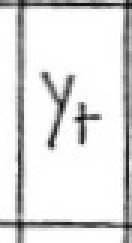
#> input picture convertedImges/4/Yt2.png-dir/Yt2.png, 44 x 81 px (shown 3 times larger)
$ python testFunc.py   (Python 2 division)   (older library calls are emulated)
#> lines starting #> are read from the running program, lines starting #| are printed output that depends on the picture; after the words box and inside, x2 and y2 are one past the last pixel; in counts of white or black regions, pixels touching at a corner belong together
"""
@author: Jenny Zeng zhaohuaz@uci.edu
this is a file for removing boundaries of an image in a directory
"""

import platform
import numpy as np
import shutil
from PIL import Image
from scipy.spatial import ConvexHull
from scipy.misc import toimage
import matplotlib.pyplot as plt
import os


def convertMatHelper(filename):
	"""
	open an image, make it a 2-d array and normalize to 0 and 1
	:param filename: image location
	:return: a 2-d array
	"""
#> called with filename = './convertedImges/4/Yt2.png-dir/Yt2.png'
	img = Image.open(filename).convert('I')

	# img = img.resize((self.width,self.height),Image.ANTIALIAS)  #resize
	data = np.array(img)  # .reshape(self.width*self.height,1).T
	# for thresholding and mormalize
	low_values_indices = data < 180
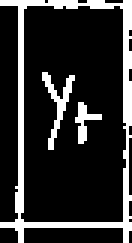
#> low_values_indices: shape (81, 44) bool (shown 3 times larger); 18.4% white; 3 white regions, box (x1, y1, x2, y2) and area: (0, 0, 44, 81) 523, (14, 24, 25, 50) 82, (25, 34, 34, 48) 49
	data[low_values_indices] = 0
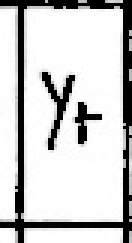
#> data: shape (81, 44) int32 (shown 3 times larger); min 0, max 255, mean 202.9
	high_values_indices = data >= 180
	data[high_values_indices] = 1
	# toimage(data).show()
	return data


def constructPointsArray(data):
	"""
	construct a array in which each list is a point representing
	the coordinates of the pixels that are black (0)
	:param data: 2-d array
	:return: a array in which each list is a point representing
	the coordinates of the pixels that are black (0)
	"""
	points = []
	for i in range(len(data)):
		for j in range(len(data[i])):
			if data[i][j] == 0:
				points.append([i, j])
	return np.array(points)


def findBoundary(data, points):
	"""
	use convex hull algorithm to find the boundary of the image
	and make the pixels that are used to construct the polygon in convex hull.
	:param data: 2 d array of image
	:param points: corresponding coordinates of the pixels that are black (0)
	:return: modified 2-d array
	"""
	hull = ConvexHull(points)
	plt.plot(points[:, 0], points[:, 1], 'o')
	for simplex in hull.simplices:
		plt.plot(points[simplex, 0], points[simplex, 1], 'k-')
		p1 = points[simplex]
		p2 = points[simplex]

		data[p1[0][0]][p1[0][1]] = 1
		data[p1[1][0]][p1[1][1]] = 1
		data[p2[0][0]][p2[0][1]] = 1
		data[p2[1][0]][p2[1][1]] = 1
	### display the convexHull result
	# toimage(data).show()
	# plt.show()

	hull.close()
	return data


def processImg(filename, destination, toFormat=".jpg", times=25):
	"""
	remove boundary in a image for times
	:param filename: the image location
	:param destination: where the modified image will be stored
	:param toFormat: the result format of the image
	:param times: times of running removing boundary process
	:return: None
	"""
	data = convertMatHelper(destination + filename)
	i = 0
	while i < times:
		points = constructPointsArray(data)
		findBoundary(data, points)
		toimage(data).save(destination + filename + "-" + str(i) + toFormat)
		plt.savefig(destination + filename + "-plt-" + str(i) + toFormat)
		plt.close()
		i += 1
#> this loop made 25 passes
#> pass 1, in processImg, `plt.savefig(destination + filename + "-plt-" + str(i) + toFormat)`:
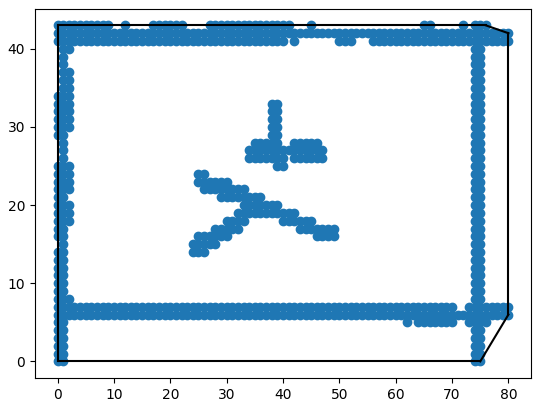
#> figure drawn by matplotlib, 1 panel
#> pass 2, in processImg, `toimage(data).save(destination + filename + "-" + str(i) + toFormat)`:
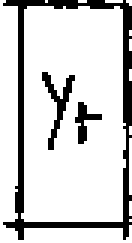
#> saved as Yt2.png-1.jpg: PIL image 44x81 L (shown 3 times larger); 82.1% white; black in thin lines or dots
#> after the loop:
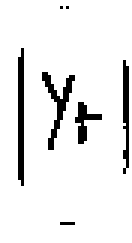
#> data: shape (81, 44) int32 (shown 3 times larger); values 0 (black) and 1 (white), 92% white; black in thin lines or dots, all inside (x1, y1, x2, y2) = (6, 2, 43, 75)
#> after the loop, i = 25


def main(originalFolder="./test/", resultFolder="./convertedImges/"):
	"""
	process all the images in the original folder and store them into the
	result folder.
	:param originalFolder: where original images from
	:param resultFolder: where the modified images will be stored
	:return: None
	"""
	if os.path.exists(resultFolder):
		shutil.rmtree(resultFolder)
	for subDir in os.listdir(originalFolder):
		for img in os.listdir(originalFolder + subDir):
			destination = resultFolder + subDir + "/" + img + "-dir/"
			print "current destination: ", destination
			print "current image: ", img
			if not os.path.exists(destination):
				os.makedirs(destination)
			shutil.copy(originalFolder + "/" + subDir + "/" + img, destination)
			processImg(img, destination)


if __name__ == '__main__':
	# to remove the .DS_Store file on mac
	if (platform.system() == "Darwin"):
		os.system("find . -name '.DS_Store' -type f -delete")
	main()

$ run again, on convertedImges/4/Yt4.png-dir/Yt4.png
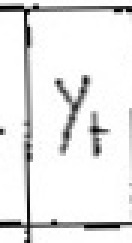
#> input picture convertedImges/4/Yt4.png-dir/Yt4.png, 44 x 81 px (shown 3 times larger)
#> in convertMatHelper, `low_values_indices = data < 180`:
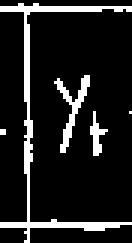
#> low_values_indices: shape (81, 44) bool (shown 3 times larger); 12.2% white in thin lines or dots
#> high_values_indices: shape (81, 44) bool; 87.8% white; black in thin lines or dots
#> after the loop in processImg, `while i < times:`:
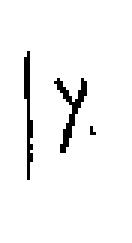
#> data: shape (81, 44) int32 (shown 3 times larger); values 0 (black) and 1 (white), 95.8% white; black in thin lines or dots, all inside (x1, y1, x2, y2) = (8, 17, 32, 60)
#> after the loop in processImg, `while i < times:`: i = 25
